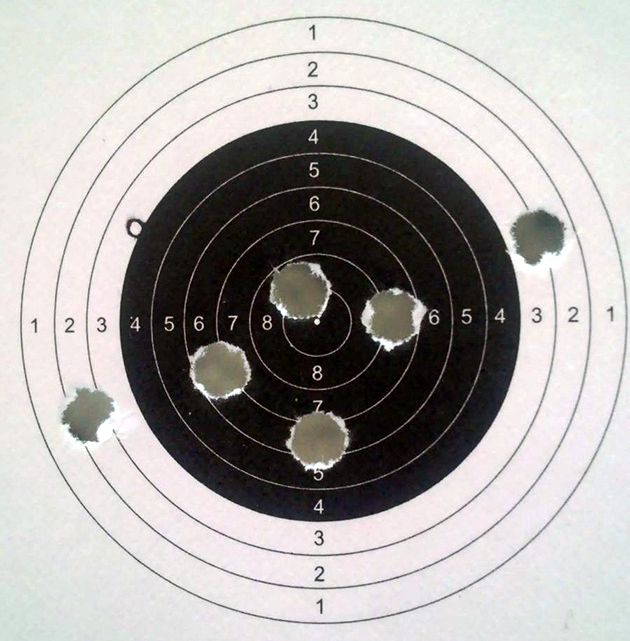
#> input picture datasets/examples/easy.png, 630 x 641 px, found by its file name; its folder holds only this picture in this run
$ python 1_basic_color_segmentation.py
#> lines starting #> are read from the running program, lines starting #| are printed output that depends on the picture; after the words box and inside, x2 and y2 are one past the last pixel; in counts of white or black regions, pixels touching at a corner belong together
import cv2
import os
import numpy as np

EXAMPLES_DIR = 'datasets/examples'
OUTPUT_DIR = 'Playground/output/basic_color_segmentation'


def segment(img_name):
#> called with img_name = 'easy.png'
    img = cv2.imread(EXAMPLES_DIR + '/' + img_name)
#> img is the input picture: shape (641, 630, 3); mean B, G, R 166.7, 168.8, 171.9

    if img is None:
        print(f"Skipping {img_name} — could not load as image")
        return

    img_thresholded = cv2.inRange(img, (60, 60, 60), (140, 140, 140))
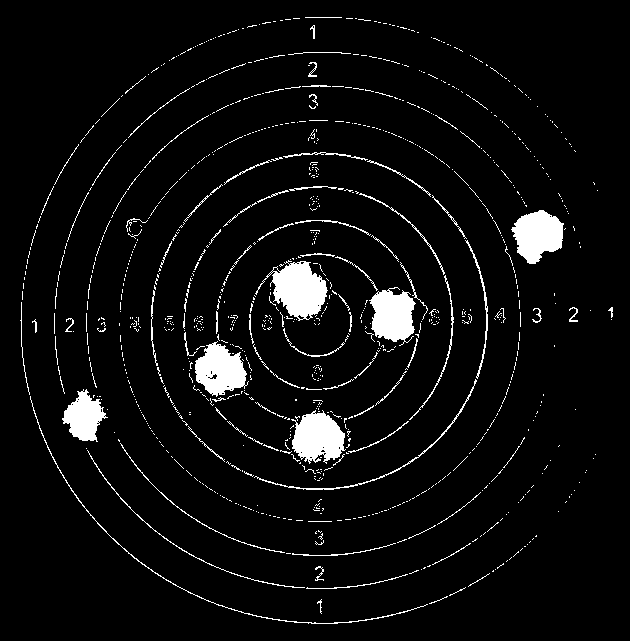
#> img_thresholded: shape (641, 630); 5.3% white; 975 white regions (876 under 20 px), largest, box (x1, y1, x2, y2) and area: (255, 260, 328, 321) 2301, (291, 410, 346, 464) 1981, (511, 210, 564, 264) 1918

    os.makedirs(OUTPUT_DIR + '/thresholded', exist_ok=True)
    cv2.imwrite(OUTPUT_DIR + '/thresholded/' + img_name, img_thresholded)

    kernel = np.ones((10,10),np.uint8)
    img_opening = cv2.morphologyEx(img_thresholded, cv2.MORPH_OPEN, kernel)
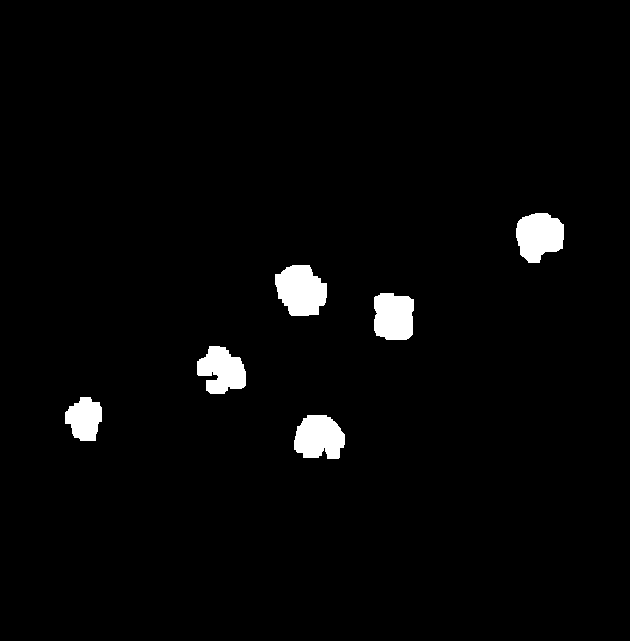
#> img_opening: shape (641, 630); 2.5% white; 6 white regions

    os.makedirs(OUTPUT_DIR + '/kerneled', exist_ok=True)
    cv2.imwrite(OUTPUT_DIR + '/kerneled/' + img_name, img_opening)

    contours, hierarchy = cv2.findContours(img_opening.copy(), cv2.RETR_TREE, cv2.CHAIN_APPROX_NONE)
#> contours = 6 contours; box (x1, y1, x2, y2) and area: (275, 265, 327, 316) 1930, (516, 213, 564, 263) 1749, (294, 415, 345, 459) 1685, (374, 293, 414, 340) 1602, (197, 346, 246, 394) 1542, (65, 397, 102, 441) 1129
    print (len(contours))
#| 6

    for contour in contours:
        (x,y),radius = cv2.minEnclosingCircle(contour)
        center = (int(x),int(y))
        radius = int(radius)
        cv2.circle(img,center,radius,(0,255,0),2)
#> this loop made 6 passes
#> (x, y, radius, center) on passes 1 to 6: (319, 439.1, 26, (318, 439)), (86.76, 418.8, 22, (86, 418)), (222.8, 369.4, 27, (222, 369)), (392.5, 316.2, 26, (392, 316)), (298.1, 292.3, 29, (298, 292)), (539.5, 237.5, 27, (539, 237))
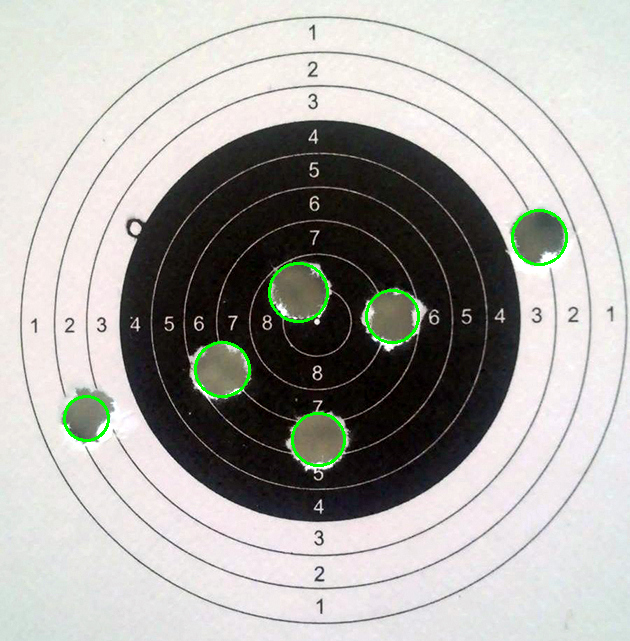
#> img: shape (641, 630, 3); 0.73% of pixels changed, all inside (x1, y1, x2, y2) = (63, 209, 568, 467)

    os.makedirs(OUTPUT_DIR + '/labelled', exist_ok=True)
    cv2.imwrite(OUTPUT_DIR + '/labelled/' + img_name, img)


for img_name in os.listdir(EXAMPLES_DIR):
    segment(img_name)
